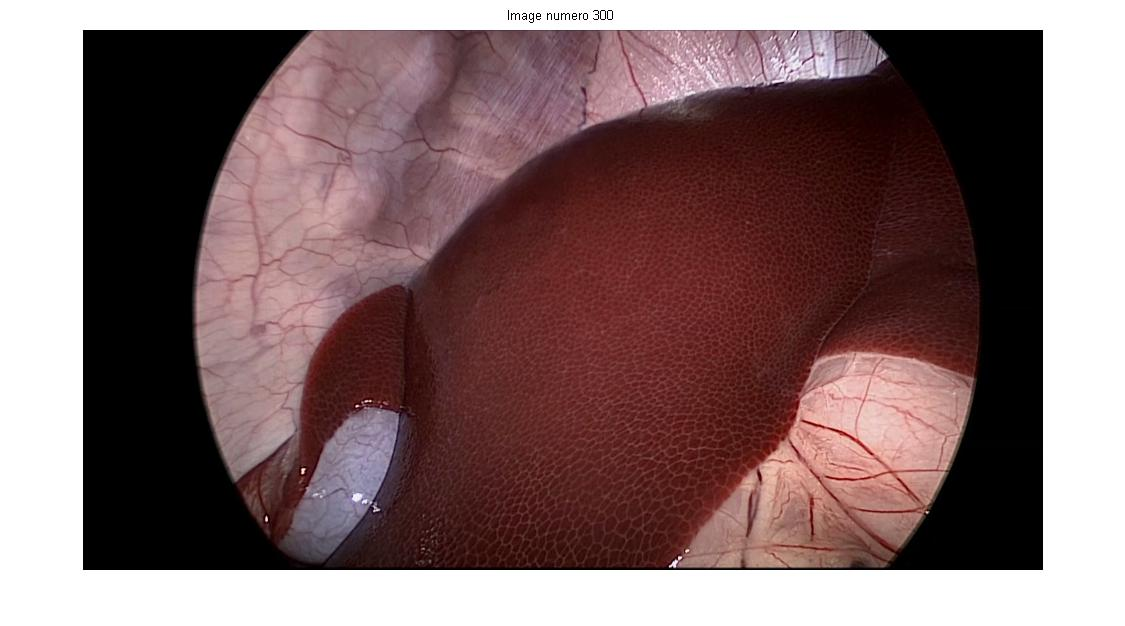
%> input picture image300_respiration.jpg, 1125 x 626 px
$ octave --eval "result = gradient(imread('image300_respiration.jpg'));"   (GNU Octave 9; MATLAB toolbox functions it lacks are replaced by stand-ins)
%> lines starting %> are read from the running program, lines starting %| are printed output that depends on the picture
% ----- Calcul du gradient avec l'information d'intensite

function [ grad_x , grad_y ] = gradient( grey_image )

h  = fspecial('sobel');
grad_y = imfilter( grey_image , h  , 'replicate' );
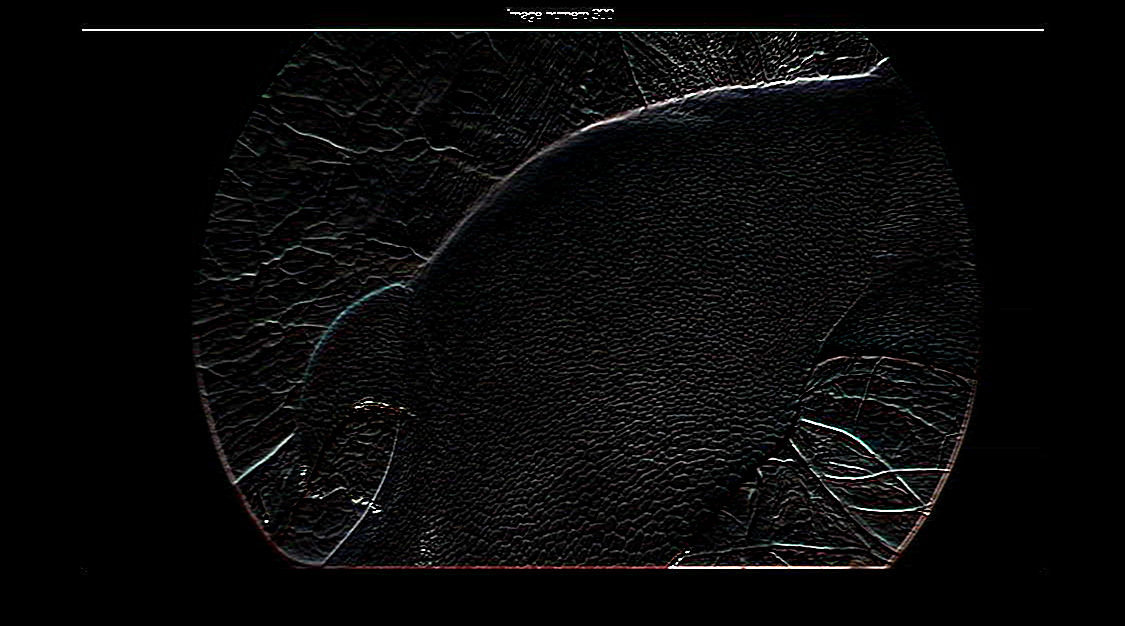
%> grad_y: size 626x1125x3 uint8; mean R, G, B 9.3, 9.2, 9.2
grad_x = imfilter( grey_image , h' , 'replicate' );
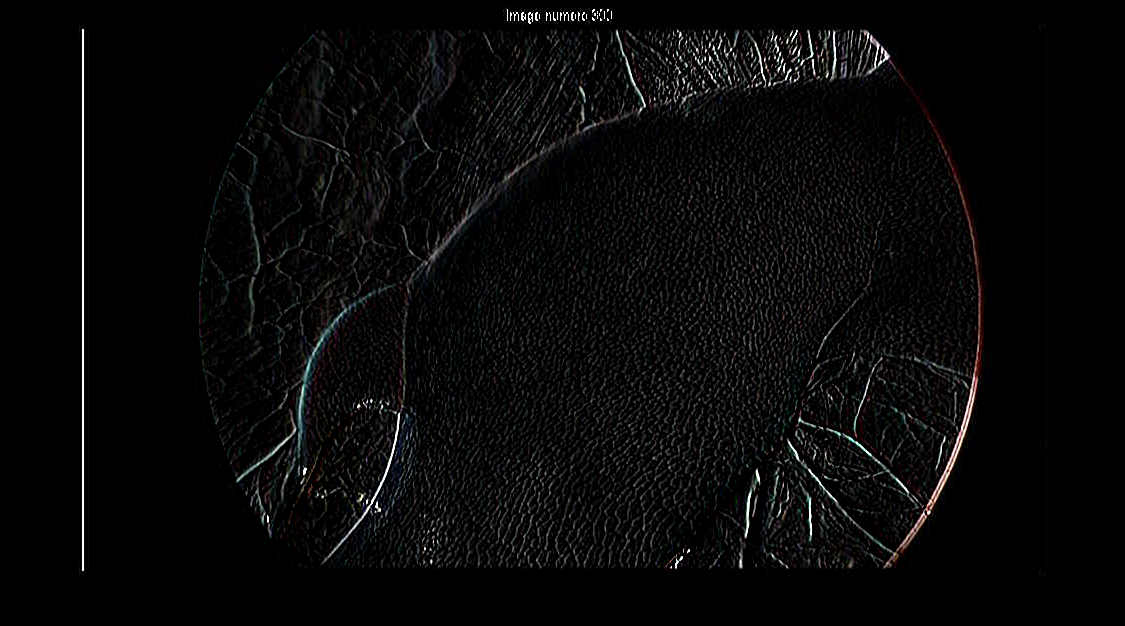
%> grad_x: size 626x1125x3 uint8; mean R, G, B 8.3, 8.2, 8.2

% [20 lines of commented-out code are left out]


end

$ run again, on imageOriginale_respiration.jpg
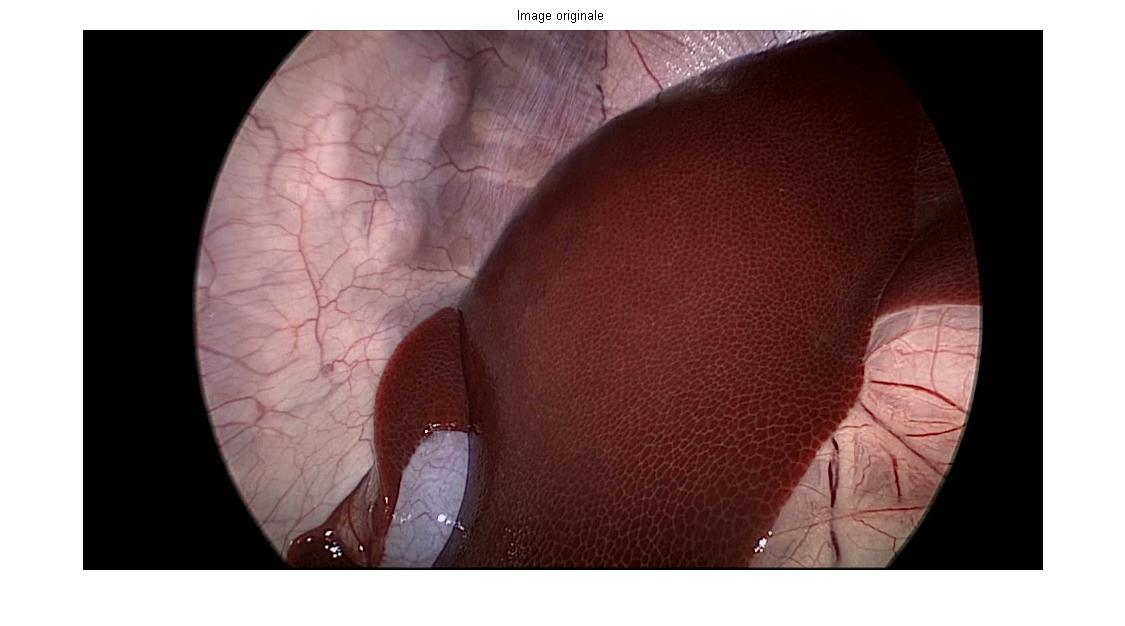
%> input picture imageOriginale_respiration.jpg, 1125 x 626 px
%> in gradient, `grad_y = imfilter( grey_image , h  , 'replicate' );`:
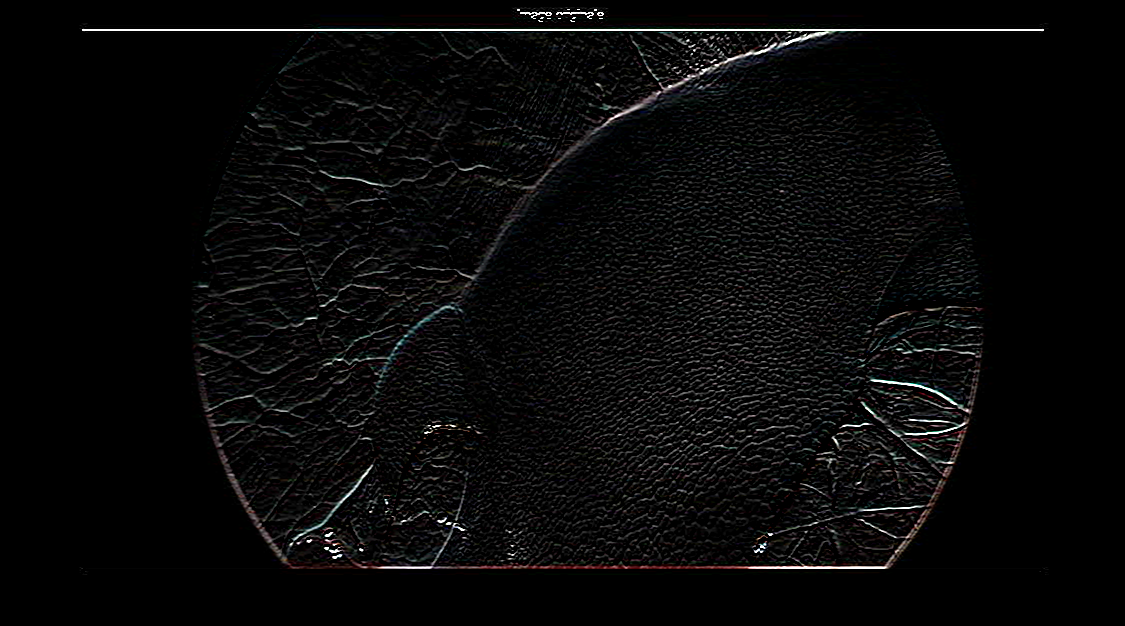
%> grad_y: size 626x1125x3 uint8; mean R, G, B 8.7, 8.6, 8.6
%> in gradient, `grad_x = imfilter( grey_image , h' , 'replicate' );`:
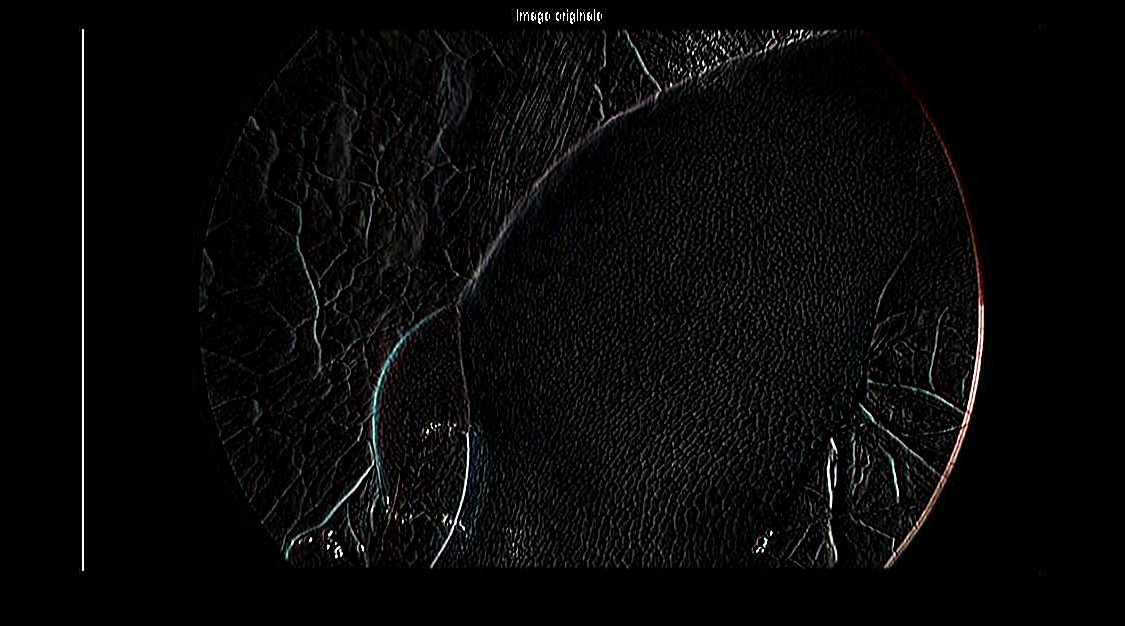
%> grad_x: size 626x1125x3 uint8; mean R, G, B 8.2, 8.1, 8.1
